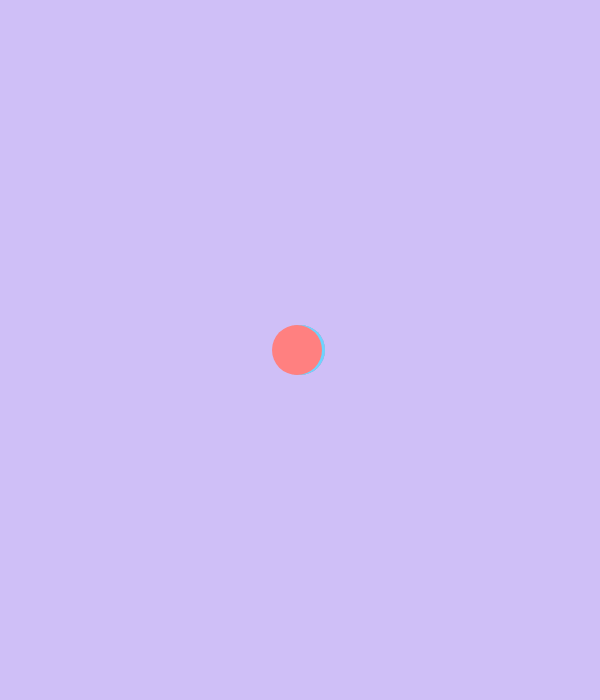
Frame 1 (no input)
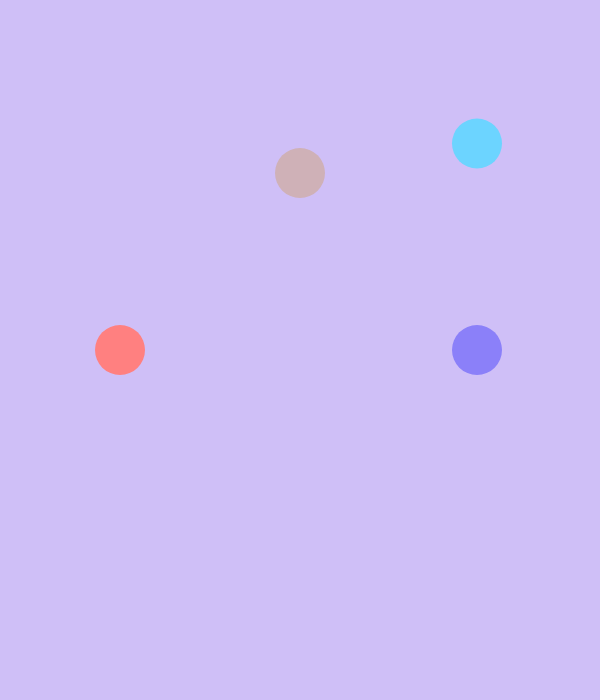
Frame 60 (no input)
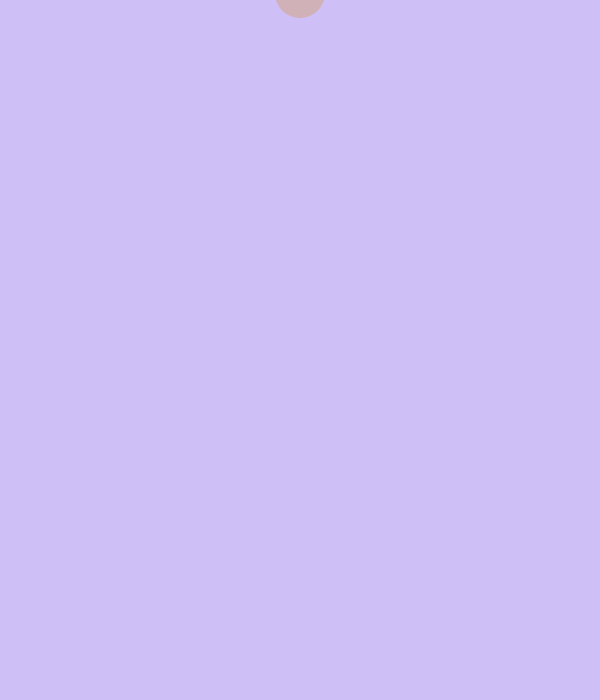
Frame 120 (the mouse pressed at the canvas centre since frame 60)

The p5.js sketch that drew these frames (run headless with seeded random() and noise() and a simulated clock; from frame 60 on, the mouse is pressed at the canvas centre):

// p5.js sketch
// ── sketch.js
// Variables for circle positions and speeds
let x;
let y;
let xspeed = 3;
let yspeed = 3;
let corner1;
let corner2;

function setup() {
  // Create a canvas with flexible size
  createCanvas(600, 700); // Change this as needed
  
  // Initialize positions relative to the canvas dimensions
  x = width / 2;
  y = height / 2;
  corner1 = width / 2;
  corner2 = height / 2;
}

function draw() {
  background(207, 191, 247);

  // Ball moving to the right
  noStroke();
  fill(139, 128, 249);
  ellipse(x, height / 2, 50, 50);
  x += xspeed;
  
  // Ball moving upwards
  fill(207, 177, 183);
  ellipse(width / 2, y, 50, 50);
  y -= yspeed;
  
  // Ball moving diagonally towards the top-right corner
  fill(108, 212, 255);
  ellipse(corner1, corner2, 50, 50);
  corner1 += xspeed;
  corner2 -= xspeed *(height/width);

  // Ball moving left
  fill(255, 128, 128);
  ellipse(width - x, height / 2, 50, 50); // Moving left symmetrically from the right edge
}
